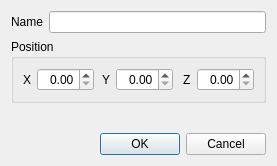
<?xml version="1.0" encoding="UTF-8"?>
<ui version="4.0">
 <class>GvvQLightDialog</class>
 <widget class="QDialog" name="GvvQLightDialog">
  <property name="geometry">
   <rect>
    <x>0</x>
    <y>0</y>
    <width>277</width>
    <height>166</height>
   </rect>
  </property>
  <property name="windowTitle">
   <string>Light Dialog</string>
  </property>
  <layout class="QGridLayout" name="gridLayout">
   <item row="0" column="0">
    <widget class="QLabel" name="label">
     <property name="text">
      <string>Name</string>
     </property>
    </widget>
   </item>
   <item row="0" column="1">
    <widget class="QLineEdit" name="lineEdit"/>
   </item>
   <item row="1" column="0" colspan="2">
    <widget class="QGroupBox" name="groupBox">
     <property name="title">
      <string>Position</string>
     </property>
     <layout class="QHBoxLayout" name="horizontalLayout">
      <item>
       <widget class="QLabel" name="label_2">
        <property name="text">
         <string>X</string>
        </property>
       </widget>
      </item>
      <item>
       <widget class="QDoubleSpinBox" name="doubleSpinBox">
        <property name="alignment">
         <set>Qt::AlignRight|Qt::AlignTrailing|Qt::AlignVCenter</set>
        </property>
       </widget>
      </item>
      <item>
       <spacer name="horizontalSpacer_2">
        <property name="orientation">
         <enum>Qt::Horizontal</enum>
        </property>
        <property name="sizeHint" stdset="0">
         <size>
          <width>7</width>
          <height>20</height>
         </size>
        </property>
       </spacer>
      </item>
      <item>
       <widget class="QLabel" name="label_3">
        <property name="text">
         <string>Y</string>
        </property>
       </widget>
      </item>
      <item>
       <widget class="QDoubleSpinBox" name="doubleSpinBox_2">
        <property name="alignment">
         <set>Qt::AlignRight|Qt::AlignTrailing|Qt::AlignVCenter</set>
        </property>
       </widget>
      </item>
      <item>
       <spacer name="horizontalSpacer">
        <property name="orientation">
         <enum>Qt::Horizontal</enum>
        </property>
        <property name="sizeHint" stdset="0">
         <size>
          <width>8</width>
          <height>20</height>
         </size>
        </property>
       </spacer>
      </item>
      <item>
       <widget class="QLabel" name="label_4">
        <property name="text">
         <string>Z</string>
        </property>
       </widget>
      </item>
      <item>
       <widget class="QDoubleSpinBox" name="doubleSpinBox_3">
        <property name="alignment">
         <set>Qt::AlignRight|Qt::AlignTrailing|Qt::AlignVCenter</set>
        </property>
       </widget>
      </item>
     </layout>
    </widget>
   </item>
   <item row="2" column="1">
    <spacer name="verticalSpacer">
     <property name="orientation">
      <enum>Qt::Vertical</enum>
     </property>
     <property name="sizeHint" stdset="0">
      <size>
       <width>20</width>
       <height>37</height>
      </size>
     </property>
    </spacer>
   </item>
   <item row="3" column="0" colspan="2">
    <widget class="QDialogButtonBox" name="buttonBox">
     <property name="orientation">
      <enum>Qt::Horizontal</enum>
     </property>
     <property name="standardButtons">
      <set>QDialogButtonBox::Cancel|QDialogButtonBox::Ok</set>
     </property>
    </widget>
   </item>
  </layout>
 </widget>
 <resources/>
 <connections>
  <connection>
   <sender>buttonBox</sender>
   <signal>accepted()</signal>
   <receiver>GvvQLightDialog</receiver>
   <slot>accept()</slot>
   <hints>
    <hint type="sourcelabel">
     <x>248</x>
     <y>254</y>
    </hint>
    <hint type="destinationlabel">
     <x>157</x>
     <y>274</y>
    </hint>
   </hints>
  </connection>
  <connection>
   <sender>buttonBox</sender>
   <signal>rejected()</signal>
   <receiver>GvvQLightDialog</receiver>
   <slot>reject()</slot>
   <hints>
    <hint type="sourcelabel">
     <x>316</x>
     <y>260</y>
    </hint>
    <hint type="destinationlabel">
     <x>286</x>
     <y>274</y>
    </hint>
   </hints>
  </connection>
 </connections>
</ui>
